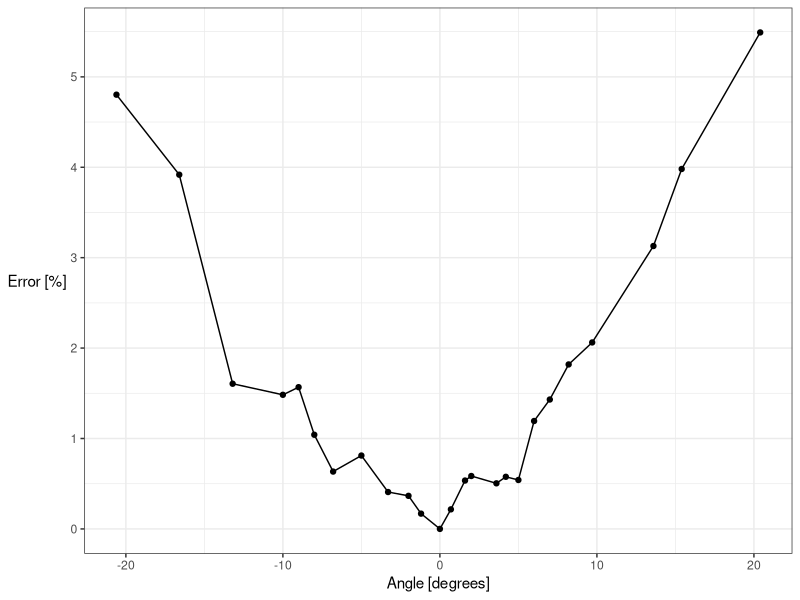
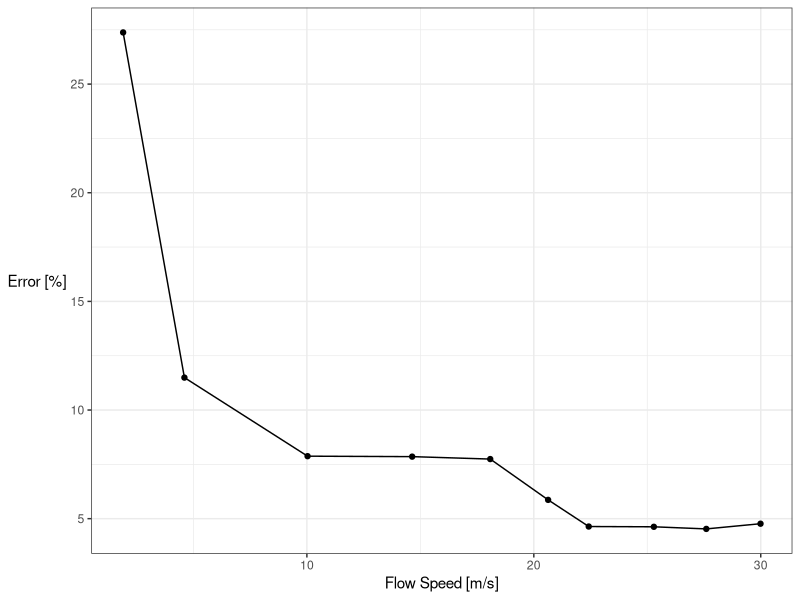

The R script that drew these images, in order:
# Script created by Sam Hince
# 10/15/2020

library(dplyr)
library(ggplot2)

###########################################################################################

### import raw data ###
#(degree)
Angle <- c(-20.600,-16.600,-13.200,-10.000,-9.000,-8.000,-6.800,-5.000,-3.300,-2.000,-1.200,0.000,0.700,1.600,2.000,3.600,4.200,
		   5.000,6.000,7.000,8.200,9.700,13.600,15.400,20.400) 

# (Pa)
DynamicPressure <- c(640.775,640.475,636.117,635.661,635.093,630.663,627.331,629.059,624.220,623.883,621.017,618.909,621.782,625.471,
					 626.960,625.078,625.903,625.999,630.534,635.627,639.151,640.132,641.097,642.371,639.367)

# (Pa)
GaugeStagnationPressure <- c(-102.372,-89.044,-59.522,-58.250,-60.008,-57.066,-54.771,-55.486,-54.787,-54.550,-54.743,-54.570,
							 -54.619,-55.273,-54.470,-55.244,-55.406,-54.827,-59.314,-57.549,-59.516,-62.010,-76.592,-88.110,-114.647)

### combine ###
df <- data.frame(Angle, DynamicPressure, GaugeStagnationPressure)

AirDensity <- 1.208 			#(kg/m^3)
Velocity <- 30 					#(m/s)
AmbientPressure <- 101354.613 	#(Pa)

### perform calculations ###
df$deltaP <- df$DynamicPressure - df$GaugeStagnationPressure    	# calculate chnage in pressure

df$Airspeed <- sqrt((2*(df$deltaP))/AirDensity)						# calculate airspeed

TAS <- filter(df, Angle==0)$Airspeed								# select the true air speed (when the angle is 0)

df$Error <- (abs(TAS - df$Airspeed) / df$Airspeed) * 100 			# calculate the error

### create plot to viualize data ###
pl <- 	ggplot(df, aes(Angle, Error)) + 
		geom_point() +	
		geom_line() +
		xlab("Angle [degrees]") +
		ylab("Error [%]") +
		scale_y_continuous(breaks=seq(0,5.5,1)) + 
		theme_bw() + 
		theme(axis.title.y = element_text(angle = 0, vjust = 0.5, size = 11))
print(pl)

###########################################################################################

# (m/s)
SpeedPitot <- c(29.990,27.600,25.290,22.420,20.630,18.080,14.640,10.030,4.603,1.903)

# (m/s)
SpeedStatic <- c(31.420,28.850,26.460,23.460,21.840,19.480,15.790,10.820,5.132,2.424)

df <- data.frame(SpeedPitot, SpeedStatic)

df$Difference = abs(df$SpeedStatic - df$SpeedPitot)

max(df$Difference)

df$Error <- (df$Difference / df$SpeedPitot) * 100

pl <-   ggplot(df, aes(SpeedPitot, Error)) + 
		geom_line() +
		geom_point() +
		xlab("Flow Speed [m/s]") +
		ylab("Error [%]")  +
		scale_y_continuous(breaks=seq(0,30,5)) + 
		theme_bw() + 
		theme(axis.title.y = element_text(angle = 0, vjust = 0.5, size = 11))
print(pl)
